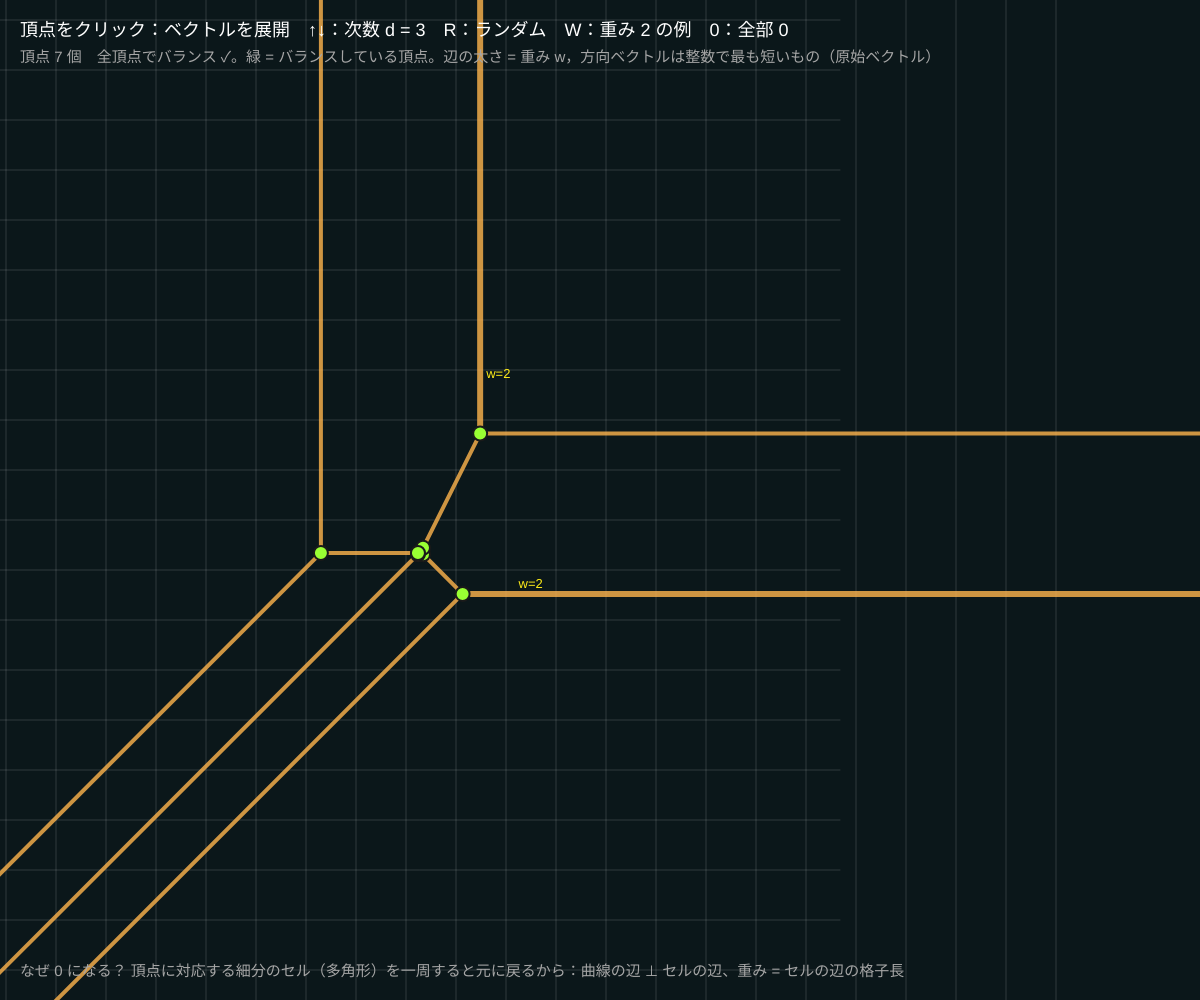
Frame 1 (no input)
Frame 60 (no input): identical to frame 1, image omitted
Frame 120 (the mouse pressed at the canvas centre since frame 60): identical to frame 1, image omitted

The p5.js sketch that drew this single still picture (run headless with seeded random() and noise() and a simulated clock; from frame 60 on, the mouse is pressed at the canvas centre):

// p5.js sketch
// ── sketch.js
// ============================================
// 12 バランス条件
// トロピカル曲線のどの頂点でも、出ていく辺の（重み × 原始方向ベクトル）の和は 0 になる
//   例：直線の頂点では (1,0) + (0,1) + (−1,−1) = 0。重み 2 の辺は 2 倍で数える
//   逆に「バランスした折れ線グラフ」は必ずどれかのトロピカル多項式の曲線になる（Mikhalkin の定理）
// 頂点をクリック = ベクトルを展開 / ↑↓ = 次数 / R = ランダム / W = 重み 2 の辺がある例 / 0 = 全部 0
// ============================================

let d = 3;
let terms = [];
let picked = -1;
let sc = 50, ox, oy, cv;

function setup() {
  createCanvas(windowWidth, windowHeight);
  colorMode(HSB, 360, 100, 100, 100);
  textFont('Helvetica');
  ox = width * 0.38; oy = height * 0.52;
  randomize();
}
function randomize() { terms = makeTerms(d); for (let t of terms) t.a = random(-2, 2) + 0.3 * (t.i * t.i + t.j * t.j); picked = -1; }
function toX(x) { return ox + x * sc; }
function toY(y) { return oy - y * sc; }

// ★ 頂点 ci から出ていく辺：{ w, ux, uy }（原始方向ベクトルは外向き）
function outgoing(ci) {
  let out = [];
  for (let e of cv.edges) {
    if (e.c1 === ci) out.push({ w: e.w, ux: e.dx, uy: e.dy, e });
    else if (e.c2 === ci) out.push({ w: e.w, ux: -e.dx, uy: -e.dy, e });
  }
  return out;
}

function draw() {
  background(190, 55, 10);
  cv = tropCurve(terms);
  if (picked >= cv.cells.length) picked = -1;

  stroke(0, 0, 100, 15); strokeWeight(1);
  for (let g = -12; g <= 12; g++) { line(toX(g), 0, toX(g), height); line(0, toY(g), width * 0.7, toY(g)); }
  for (let e of cv.edges) {
    let A = cv.cells[e.c1], B = e.c2 >= 0 ? cv.cells[e.c2] : { x: A.x + e.dx * 100, y: A.y + e.dy * 100 };
    stroke(35, 70, 100, 80); strokeWeight(2 + e.w * 2);
    line(toX(A.x), toY(A.y), toX(B.x), toY(B.y));
    if (e.w > 1) { let M = e.c2 >= 0 ? { x: (A.x + B.x) / 2, y: (A.y + B.y) / 2 } : { x: A.x + e.dx, y: A.y + e.dy }; noStroke(); fill(55, 90, 100); textSize(13); text('w=' + e.w, toX(M.x) + 6, toY(M.y) - 6); }
  }
  // 全頂点でのバランスを確認（小さく表示）
  let allOk = true;
  cv.cells.forEach((c, ci) => {
    let sx = 0, sy = 0;
    for (let o of outgoing(ci)) { sx += o.w * o.ux; sy += o.w * o.uy; }
    let ok = sx === 0 && sy === 0; if (!ok) allOk = false;
    stroke(0, 0, 10); strokeWeight(2); fill(ci === picked ? 330 : (ok ? 90 : 0), 80, 100);
    circle(toX(c.x), toY(c.y), ci === picked ? 22 : 14);
  });
  // 選んだ頂点：ベクトルを矢印で（そこから出る向きに）、さらに頭と尻をつないで閉じた多角形に
  if (picked >= 0) {
    let c = cv.cells[picked], vs = outgoing(picked);
    vs.sort((p, q) => Math.atan2(p.uy, p.ux) - Math.atan2(q.uy, q.ux));
    let L = 1.3;
    for (let v of vs) arrow(toX(c.x), toY(c.y), toX(c.x + v.ux * v.w * L), toY(c.y + v.uy * v.w * L), 330);
    // 右側に「つないで一周」の図
    let px = width * 0.78, py = height * 0.5, k = 36, cx = 0, cy = 0;
    noStroke(); fill(0, 0, 100, 6); rect(px - 160, py - 170, 320, 340, 16);
    fill(0, 0, 100); textSize(16); text('頭と尻をつなぐ → ちょうど一周して戻る', px - 150, py - 180);
    for (let v of vs) {
      arrow(px + cx * k, py - cy * k, px + (cx + v.w * v.ux) * k, py - (cy + v.w * v.uy) * k, 330);
      cx += v.w * v.ux; cy += v.w * v.uy;
    }
    noStroke(); fill(90, 80, 100); circle(px, py, 10);
    // 式
    let ty = 120;
    fill(0, 0, 100); textSize(16);
    text('頂点 (' + nf(c.x, 1, 2) + ', ' + nf(c.y, 1, 2) + ')　辺 ' + vs.length + ' 本', width * 0.62, ty);
    fill(330, 60, 100); textSize(15);
    vs.forEach((v, idx) => text(v.w + ' × (' + v.ux + ', ' + v.uy + ')', width * 0.62, ty + 26 + idx * 22));
    let sx = vs.reduce((s, v) => s + v.w * v.ux, 0), sy = vs.reduce((s, v) => s + v.w * v.uy, 0);
    fill(90, 80, 100); textSize(16);
    text('和 = (' + sx + ', ' + sy + ')' + (sx === 0 && sy === 0 ? '　✓ バランス' : '　×'), width * 0.62, ty + 36 + vs.length * 22);
  }

  noStroke(); fill(0, 0, 100); textSize(18);
  text('頂点をクリック：ベクトルを展開　↑↓：次数 d = ' + d + '　R：ランダム　W：重み 2 の例　0：全部 0', 20, 36);
  fill(0, 0, 65); textSize(15);
  text('頂点 ' + cv.cells.length + ' 個　全頂点でバランス ' + (allOk ? '✓' : '×') + '。緑 = バランスしている頂点。辺の太さ = 重み w，方向ベクトルは整数で最も短いもの（原始ベクトル）', 20, 62);
  text('なぜ 0 になる？ 頂点に対応する細分のセル（多角形）を一周すると元に戻るから：曲線の辺 ⊥ セルの辺、重み = セルの辺の格子長', 20, height - 24);
}
function arrow(x1, y1, x2, y2, hue) {
  stroke(hue, 80, 100); strokeWeight(3); line(x1, y1, x2, y2);
  let ang = atan2(y2 - y1, x2 - x1);
  noStroke(); fill(hue, 80, 100);
  push(); translate(x2, y2); rotate(ang); triangle(0, 0, -12, 6, -12, -6); pop();
}

function mousePressed() {
  picked = -1;
  cv.cells.forEach((c, ci) => { if (dist(mouseX, mouseY, toX(c.x), toY(c.y)) < 16) picked = ci; });
}
function keyPressed() {
  if (key === UP_ARROW) { d = Math.min(4, d + 1); randomize(); }
  if (key === DOWN_ARROW) { d = Math.max(1, d - 1); randomize(); }
  if (key === 'r' || key === 'R') randomize();
  if (key === '0') { for (let t of terms) t.a = 0; picked = -1; }
  if (key === 'w' || key === 'W') { for (let t of terms) t.a = 0.3 * (t.i * t.i + t.j * t.j) + (t.i === 1 && t.j === 0 ? 1.5 : 0); picked = -1; }
}

// ---------- やってみよう ----------
// 1. 0 キー：全部 0 なら頂点は 1 つで、d 倍の重みの半直線が 3 本。d × ((1,0) + (0,1) + (−1,−1)) = 0 を確かめよう
// 2. 重み 2 の辺を持つ頂点（W）では、他の辺の向きがどう変わる？ 展開図で見よう
// 3. 4 本以上の辺が出る頂点（細分のセルが四角形）を作ろう：ランダムを繰り返すか 04 の要領で高さを調整
// 4. 自分で「バランスした折れ線」を紙に描いてみよう。半直線の方向の和が 0 なら、必ずどれかの曲線になる


// ==================================================
// ここから下は「トロピカル曲線の道具」（コピーするときは一番下まで）
//   terms = [{ i, j, a }] … 単項 a ⊗ x^i ⊗ y^j（a = 係数 = 格子点 (i, j) の高さ）
//   F(x, y) = min (a + i x + j y)。tropCurve(terms) は曲線を「頂点と辺」で返す
//     cells[c] = { ids: [項番号…], x, y } … 細分のセル（高さの下側凸包の面）⇔ 曲線の頂点 (x, y)
//     edges[e] = { p, q, w, c1, c2, dx, dy } … 細分の辺 (項 p–q) ⇔ 曲線の辺。w = 格子長 = 重み
//       c2 >= 0 なら頂点 c1 → c2 の線分。c2 < 0 なら頂点 c1 から方向 (dx, dy) の半直線
// ==================================================
function tropCurve(terms) {
  let n = terms.length, cells = [], seen = {}, EPS = 1e-7;
  for (let p = 0; p < n; p++) for (let q = p + 1; q < n; q++) for (let r = q + 1; r < n; r++) {
    let P = terms[p], Q = terms[q], R = terms[r];
    let det = (Q.i - P.i) * (R.j - P.j) - (Q.j - P.j) * (R.i - P.i);
    if (Math.abs(det) < 1e-9) continue;
    // 3 点を通る平面 z = al + be*i + ga*j。すべての点がその上側なら「下側凸包の面」
    let be = ((Q.a - P.a) * (R.j - P.j) - (Q.j - P.j) * (R.a - P.a)) / det;
    let ga = ((Q.i - P.i) * (R.a - P.a) - (R.i - P.i) * (Q.a - P.a)) / det;
    let al = P.a - be * P.i - ga * P.j;
    let ids = [], ok = true;
    for (let k = 0; k < n && ok; k++) {
      let dd = terms[k].a - (al + be * terms[k].i + ga * terms[k].j);
      if (dd < -EPS) ok = false; else if (dd < EPS) ids.push(k);
    }
    if (!ok) continue;
    let key = ids.join(',');
    if (seen[key]) continue;
    seen[key] = true;
    let hull = hull2d(ids, terms);
    if (hull.length >= 3) cells.push({ ids: hull, x: -be, y: -ga });   // 面の傾き → 曲線の頂点
  }
  let edges = [], emap = {}, ci0 = 0, cj0 = 0;
  for (let t of terms) { ci0 += t.i / n; cj0 += t.j / n; }
  cells.forEach((c, ci) => {
    for (let k = 0; k < c.ids.length; k++) {
      let p = c.ids[k], q = c.ids[(k + 1) % c.ids.length];
      let key = Math.min(p, q) + '-' + Math.max(p, q);
      if (emap[key] !== undefined) edges[emap[key]].c2 = ci;
      else { emap[key] = edges.length; edges.push({ p, q, c1: ci, c2: -1 }); }
    }
  });
  for (let e of edges) {
    let P = terms[e.p], Q = terms[e.q];
    let di = Q.i - P.i, dj = Q.j - P.j, g = gcdInt(Math.abs(di), Math.abs(dj));
    e.w = g;
    let ux = dj / g, uy = -di / g, A = cells[e.c1], s;   // 細分の辺に垂直な原始ベクトル
    if (e.c2 >= 0) { let B = cells[e.c2]; s = ux * (B.x - A.x) + uy * (B.y - A.y); }
    else s = ux * (ci0 - P.i) + uy * (cj0 - P.j);        // 半直線はニュートン多角形の内向き（min 流儀）
    if (s < 0) { ux = -ux; uy = -uy; }
    e.dx = ux; e.dy = uy;
  }
  return { cells, edges };
}
function gcdInt(a, b) { while (b) { [a, b] = [b, a % b]; } return a || 1; }
// 格子点の集合の凸包（反時計回り。一直線上の点は除く）
function hull2d(ids, terms) {
  let pts = ids.slice().sort((u, v) => terms[u].i - terms[v].i || terms[u].j - terms[v].j);
  if (pts.length < 3) return pts;
  let turn = (o, a, b) => (terms[a].i - terms[o].i) * (terms[b].j - terms[o].j) - (terms[a].j - terms[o].j) * (terms[b].i - terms[o].i);
  let lo = [], up = [];
  for (let p of pts) { while (lo.length >= 2 && turn(lo[lo.length - 2], lo[lo.length - 1], p) <= 0) lo.pop(); lo.push(p); }
  for (let k = pts.length - 1; k >= 0; k--) { let p = pts[k]; while (up.length >= 2 && turn(up[up.length - 2], up[up.length - 1], p) <= 0) up.pop(); up.push(p); }
  lo.pop(); up.pop();
  return lo.concat(up);
}
// 項 k が最小になる領域（曲線の頂点を結んだ多角形）。無限に伸びる領域は far だけ先で切る
function regionPoly(cv, k, terms, far) {
  let cs = [];
  cv.cells.forEach((c, ci) => { if (c.ids.includes(k)) cs.push(ci); });
  if (cs.length === 0) return null;
  let T = terms[k];
  let ang = (ci) => { let c = cv.cells[ci], mi = 0, mj = 0; for (let id of c.ids) { mi += terms[id].i / c.ids.length; mj += terms[id].j / c.ids.length; } return Math.atan2(mj - T.j, mi - T.i); };
  cs.sort((u, v) => ang(u) - ang(v));
  let rays = cv.edges.filter((e) => e.c2 < 0 && (e.p === k || e.q === k)), poly = [];
  if (rays.length < 2) { for (let ci of cs) poly.push({ x: cv.cells[ci].x, y: cv.cells[ci].y }); return poly; }
  let best = -1, bi = 0;   // 境界の点：いちばん大きい角度のすき間のあとから始める
  for (let m = 0; m < cs.length; m++) { let g = ang(cs[(m + 1) % cs.length]) - ang(cs[m]); if (m === cs.length - 1) g += Math.PI * 2; if (g > best) { best = g; bi = (m + 1) % cs.length; } }
  cs = cs.slice(bi).concat(cs.slice(0, bi));
  let first = cs[0], last = cs[cs.length - 1];
  let rA = rays.find((e) => e.c1 === first) || rays[0];
  let rB = rays.find((e) => e !== rA && e.c1 === last) || rays.find((e) => e !== rA) || rA;
  let A = cv.cells[rA.c1], B = cv.cells[rB.c1];
  poly.push({ x: A.x + rA.dx * far, y: A.y + rA.dy * far });
  for (let ci of cs) poly.push({ x: cv.cells[ci].x, y: cv.cells[ci].y });
  poly.push({ x: B.x + rB.dx * far, y: B.y + rB.dy * far });
  return poly;
}
// 次数 d のすべての項 (i + j <= d) を高さ 0 でつくる
function makeTerms(d) { let ts = []; for (let i = 0; i <= d; i++) for (let j = 0; i + j <= d; j++) ts.push({ i, j, a: 0 }); return ts; }
